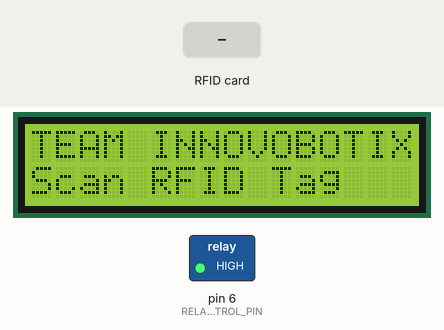
This sketch was run on a simulated Arduino Uno, built with avr-gcc and run on an emulated ATmega328P. Parts: 16×2 character LCD, switched loads named in the sketch (green lamp = pin HIGH). The inputs (shaded band) are chosen by the test bench. The local clock reads 2024-03-15 10:24:30 at power-on unless the sketch sets it; pins used as bus, display or sensor lines are not drawn; what the sketch prints to the serial monitor is not drawn.

Above: at 2.6 s.
2.7 s: RFID card 85 4E D3 83 held to the reader
At 3.5 s:
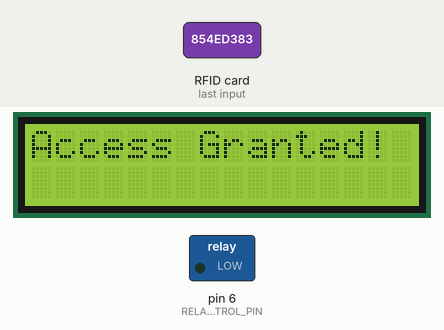
At 8.5 s:
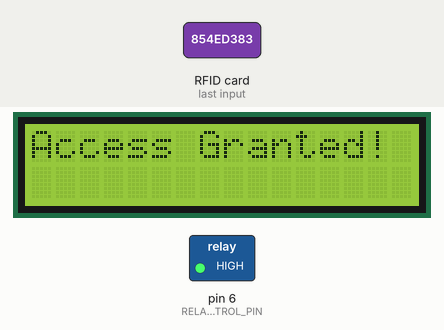
Timing chart, 0 to 10.0 s (numbered marks = the images above; inputs shaded):
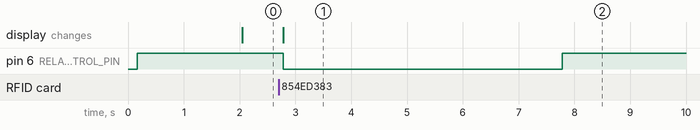

The sketch:

RFID_5.5_Prototype-2.ino
```cpp
#include <MFRC522.h>
#include <SPI.h>
#include <Wire.h>
#include <RTClib.h>
#include <LiquidCrystal_I2C.h>

constexpr uint8_t RST_PIN = 9;
constexpr uint8_t SS_PIN = 10;
constexpr uint8_t RELAY_CONTROL_PIN = 6; // Pin to control the relay module

MFRC522 mfrc522(SS_PIN, RST_PIN);
RTC_DS3231 rtc;
LiquidCrystal_I2C lcd(0x27, 16, 2); // I2C address 0x27, 16 columns and 2 rows

struct RFIDTag {
  String uid;
  String name;
};

RFIDTag masterTags[3] = {
  {"854ED383", "Tag_1"},
  {"19D968D3", "Tag_2"},
  {"57EF3835", "Tag_3"}
};

String tagID = "";
unsigned long lastOpenTime = 0;

void setup() {
  Serial.begin(9600);
  while (!Serial);

  // Initialize the LCD
  lcd.begin(16, 2);
  lcd.clear();  // Clear the display
  lcd.setCursor(0, 0);
  lcd.print("Scan RFID Tag");
  lcd.setCursor(0, 1);
  lcd.print("or Enter PIN");

  // Set the backlight to maximum brightness
  lcd.setBacklight(255);

  Wire.begin();

  if (!rtc.begin()) {
    Serial.println("Couldn't find RTC");
    while (1);
  }

  if (rtc.lostPower()) {
    Serial.println("RTC lost power, let's set the time!");
    rtc.adjust(DateTime(F(__DATE__), F(__TIME__)));
  }

  SPI.begin();
  mfrc522.PCD_Init();
  mfrc522.PCD_DumpVersionToSerial();
  Serial.println(F("Scan PICC to see UID, SAK, type, and data blocks..."));

  pinMode(RELAY_CONTROL_PIN, OUTPUT);
  digitalWrite(RELAY_CONTROL_PIN, HIGH); // Ensure the relay is initially in the off state
}

void loop() {
  if (getID()) {
    bool granted = false;
    String name = "";

    for (int i = 0; i < 3; i++) {
      if (tagID == masterTags[i].uid) {
        granted = true;
        name = masterTags[i].name;
        break;
      }
    }

    DateTime now = rtc.now();
    char dateTime[20];
    sprintf(dateTime, "%04d-%02d-%02d %02d:%02d:%02d", now.year(), now.month(), now.day(), now.hour(), now.minute(), now.second());

    Serial.print("Date & Time: ");
    Serial.println(dateTime);
    Serial.print("UID: ");
    Serial.println(tagID);
    Serial.print("Name: ");
    Serial.println(name);
    Serial.println(granted ? "Access Granted!" : "Access Denied!");

    // Display the result on the LCD
    lcd.clear();
    lcd.setCursor(0, 0);

    if (granted) {
      lcd.print("Access Granted!");
      openDoor();
    } else {
      lcd.print("Access Denied!");
    }

    // Record the time the door was last opened
    lastOpenTime = millis();

    // Reset the RFID module to its initial state
    mfrc522.PCD_Init();

    // Add a delay after a successful or unsuccessful attempt
    delay(2000);
  } else {
    // Handle PIN entry logic here if needed
    // You can use additional functions or conditions to check the entered PIN
  }

  // Check if it's time to clear the LCD and reset for the next scan
  if (millis() - lastOpenTime > 2000) {
    lcd.clear();
    lcd.setCursor(0, 0);
    lcd.print("TEAM INNOVOBOTIX");
    lcd.setCursor(0, 1);
    lcd.print("Scan RFID Tag");
  }
}

boolean getID() {
  if (!mfrc522.PICC_IsNewCardPresent()) {
    return false;
  }
  if (!mfrc522.PICC_ReadCardSerial()) {
    return false;
  }
  tagID = "";
  for (uint8_t i = 0; i < 4; i++) {
    tagID.concat(String(mfrc522.uid.uidByte[i], HEX));
  }
  tagID.toUpperCase();
  mfrc522.PICC_HaltA();
  return true;
}

void openDoor() {
  Serial.println("Access Granted! Activating the relay...");

  digitalWrite(RELAY_CONTROL_PIN, LOW); // Turn on the relay

  delay(5000); // Keep the relay on for 5 seconds (adjust as needed)

  Serial.println("Deactivating the relay...");
  digitalWrite(RELAY_CONTROL_PIN, HIGH); // Turn off the relay

  delay(2000); // Additional delay after deactivating the relay
}
```

Measured:
- after the input at 2.7 s, pin 6 (RELAY_CONTROL_PIN): HIGH → LOW after 0.09 s, → HIGH 5.0 s later; the display: changes after 0.09 s (image 1)
